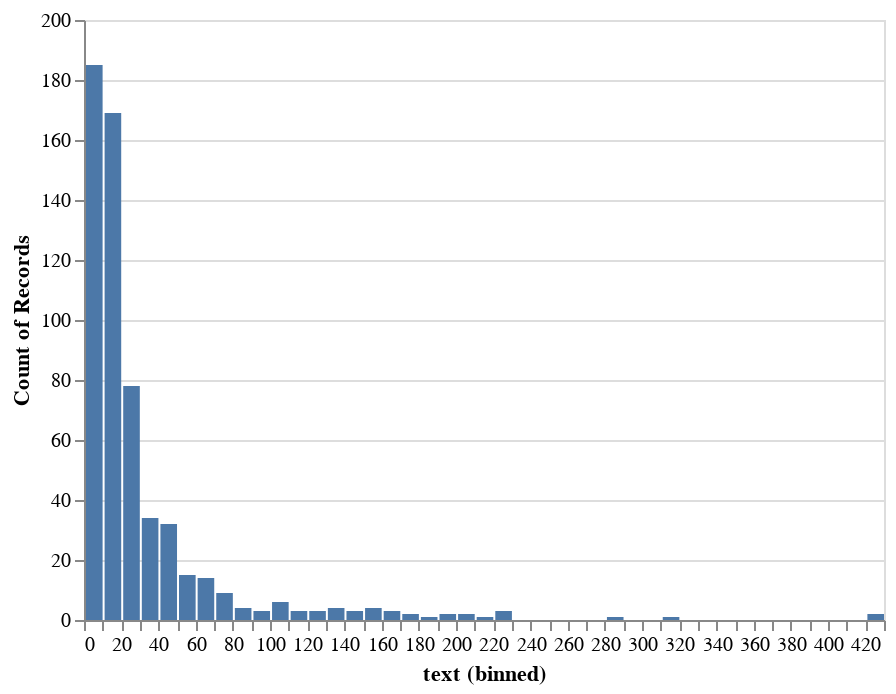

Notebook code for this chart:
### Markdown cell above
### Histogram of note count each patient has

### Code cell
alt.Chart(
    combined_df.groupby('hadm_id', as_index=False).text.count().sample(frac=.01, random_state=seed)
).mark_bar().encode(
    alt.X('text', bin=alt.BinParams(maxbins=50)),
    y='count()',
)

### Figure 1 — Vega-Lite specification as saved in the notebook (floating-point values rounded to 4 significant figures; data arrays with more than 128 entries replaced by an {"elided": "..."} marker saying what was removed)
{"$schema": "https://vega.github.io/schema/vega-lite/v3.3.0.json", "config": {"mark": {"tooltip": null}, "view": {"height": 300, "width": 400}}, "data": {"name": "data-09419aee630118b959c79f5e502a01db"}, "datasets": {"data-09419aee630118b959c79f5e502a01db": {"elided": "584 records"}}, "encoding": {"x": {"bin": {"maxbins": 50}, "field": "text", "type": "quantitative"}, "y": {"aggregate": "count", "type": "quantitative"}}, "mark": "bar"}
